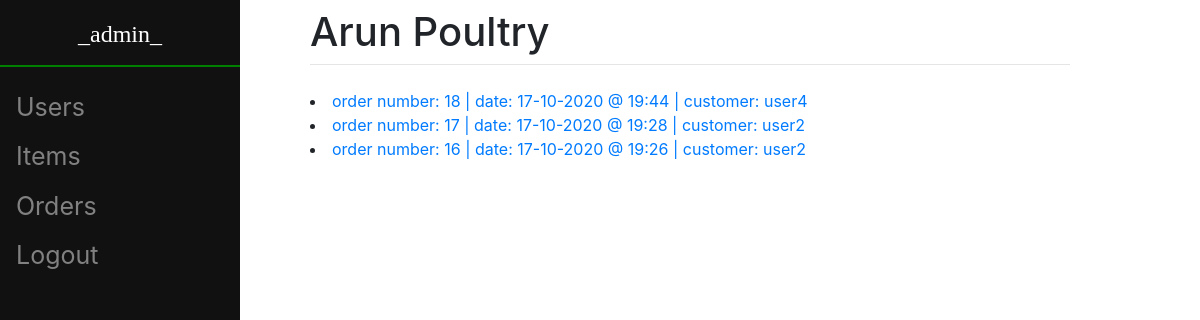
The app's page /view/ (signed in), older data.
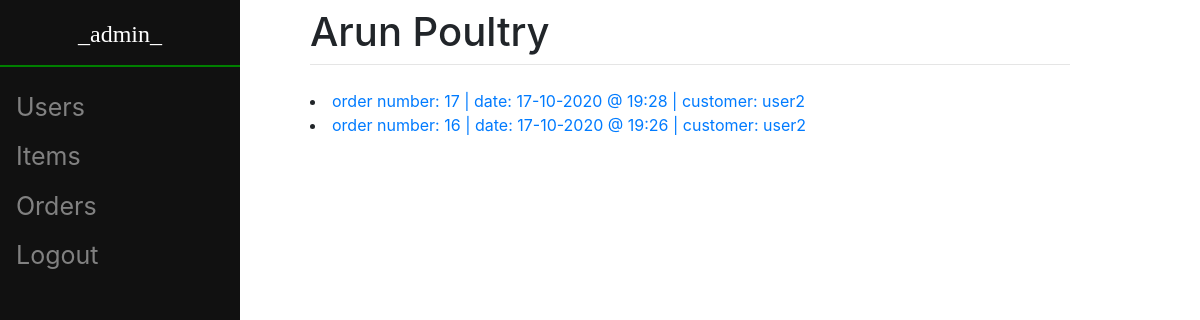
The same page, newer data.
### orders/models.py (models this page shows, shortened)
class Order(models.Model):
	user = models.ForeignKey(User, on_delete = models.CASCADE, related_name = "user_order", null = False)
	items = models.ManyToManyField(Item, through = "Order_Item", related_name = "ord_item")
	created_at = models.DateTimeField(auto_now_add=True)
	updated_at = models.DateTimeField(auto_now=True)

### orders/views.py (the view)
# urls.py: path("view/", views.OrderListView.as_view(), name = "view"),
class OrderListView(LRM, View):
    model = Order
    template_name = "orders/order_list.html"
    def get(self, response):
        user_type = get_object_or_404(User_Type, user = response.user)
        priv = user_type.privilege
        if priv == True:
            orders = Order.objects.all().order_by('-updated_at')
        else:
            orders = Order.objects.filter(user = response.user).order_by('-updated_at')
        for ord in orders:
            ord.updated = ord.updated_at.strftime("%d-%m-%Y @ %H:%M")
        ctx = {'privilege' : priv, 'order_list' : orders}
        return render(response, self.template_name, ctx)

### orders/templates/orders/order_list.html (shortened to what this page needs)
{% extends 'orders/base.html' %}
{% block content %}
    {% if order_list %}
    	{% for ord in order_list %}
    		<li>
    			<a href = "{% url 'orders:order_detail'  ord.id %}">order number: {{ ord.id }} | date: {{ ord.updated }}
    				{% if privilege %}
    					| customer: {{ ord.user }}
    				{% endif %}
    			</a>
    		</li>
		{% endfor %}
	{% else %}
			<p>There are no orders to view</p>
    {% endif %}
{% endblock %}

### orders/templates/orders/base.html (shortened to what this page needs)
<!doctype html>
<html>
<head>
	<link rel="stylesheet" href="https://stackpath.bootstrapcdn.com/bootstrap/4.3.1/css/bootstrap.min.css">
</head>
<body>
	<div class="sidenav">
		{% block side %}
			{% if user.is_authenticated %}
				<h4>{{ user.username }}</h4>
				<hr>
				{% if privilege %}
					<a href = "/register">Users</a>
					<a href = "/item/view/">Items</a>
				{% else %}
					<a href="/create">New Order</a>
				{% endif %}
				<a href="/view">Orders</a>
				<a href = "/logout">Logout</a>
			{% else %}
				<a href="/">Home</a>
				<a href="/login">Login</a>
			{% endif %}
		{% endblock %}
	</div>
	<div id="content" name="content" class="main">
				<h1 class="mt-2">Arun Poultry</h1>
				<hr class="mt-0 mb-4">
				{% block content %}
				{% endblock %}
	</div>
</body>
</html>

### orders/templates/orders/base.html (style rules this page uses)
.sidenav { height:100%; width: 20%; position: fixed; z-index:1; top:0; left:0; background-color:#111; overflow-x:hidden; padding-top:20px; }
.sidenav h4 { font-family: 'Times New Roman', Times, serif; color: #FFFFFF; text-align: center; }
.sidenav hr { border: 1px solid green; }
.sidenav a { padding:6px 8px 6px 16px; text-decoration: none; font-size:25px; color: #818181; display:block; }
.main { margin-left: 25%; padding: 0px 10px; margin-right: 10%; }

Row changes from the older to the newer data that the page shows:
removed Order: id "18", updated "17-10-2020 @ 19:44", user "user4"
